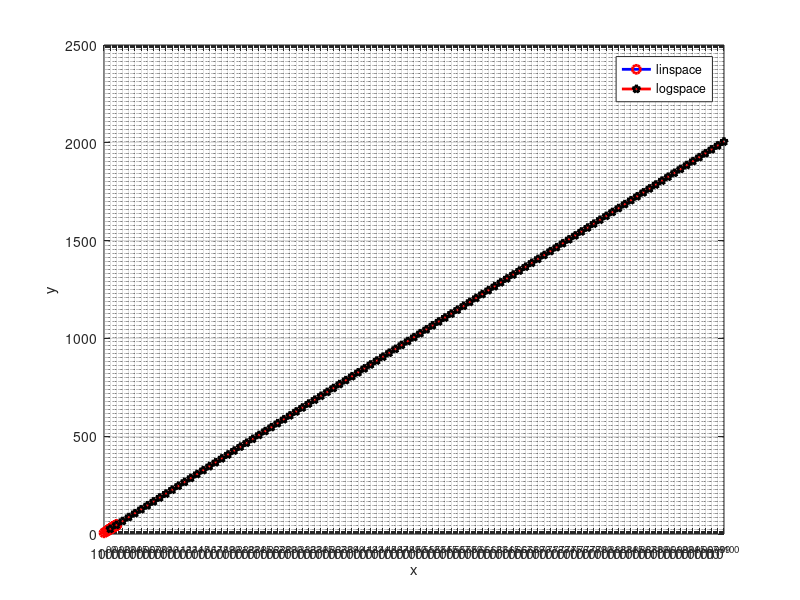

This chart was generated by the following MATLAB code:
%Problem 3.12

x = linspace(1,100,100);
x1 = logspace(1,100,100);
y = 20*log10(2*x);
y1 = 20*log10(2*x1);

semilogx(x,y, '-ob', 'LineWidth',2.0, 'MarkerEdgeColor', 'r' );
hold on;
semilogx(x1,y1, '-pr', 'LineWidth',2.0, 'MarkerEdgeColor', 'k');
hold off;
%ylim ([0 300]);
legend ('linspace', 'logspace');
xlabel('x');
ylabel('y');
grid on;